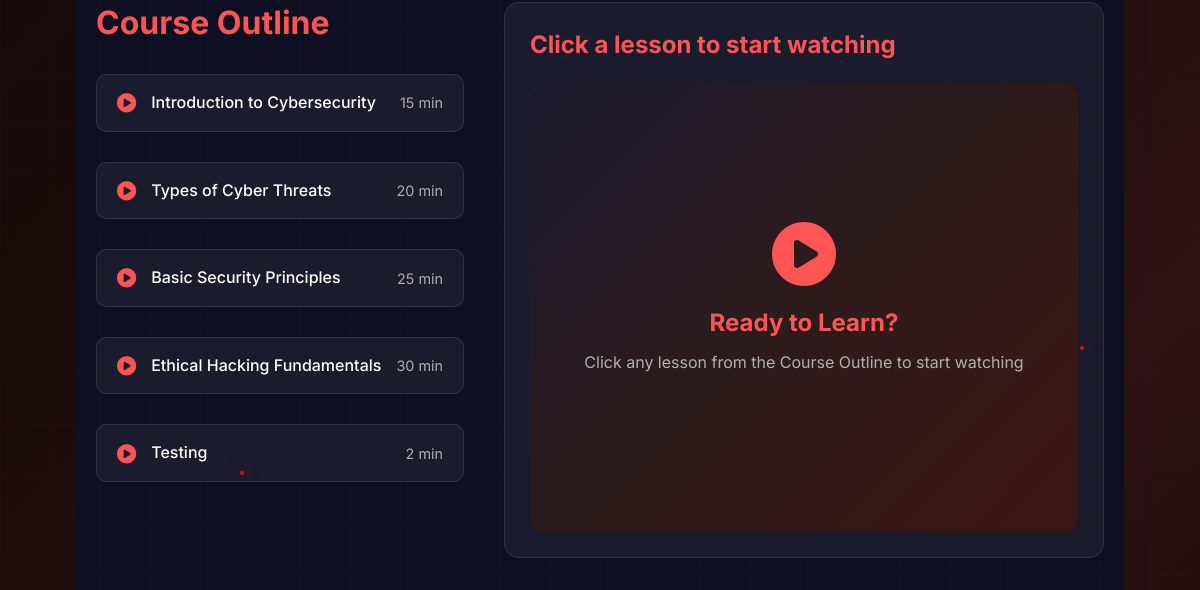
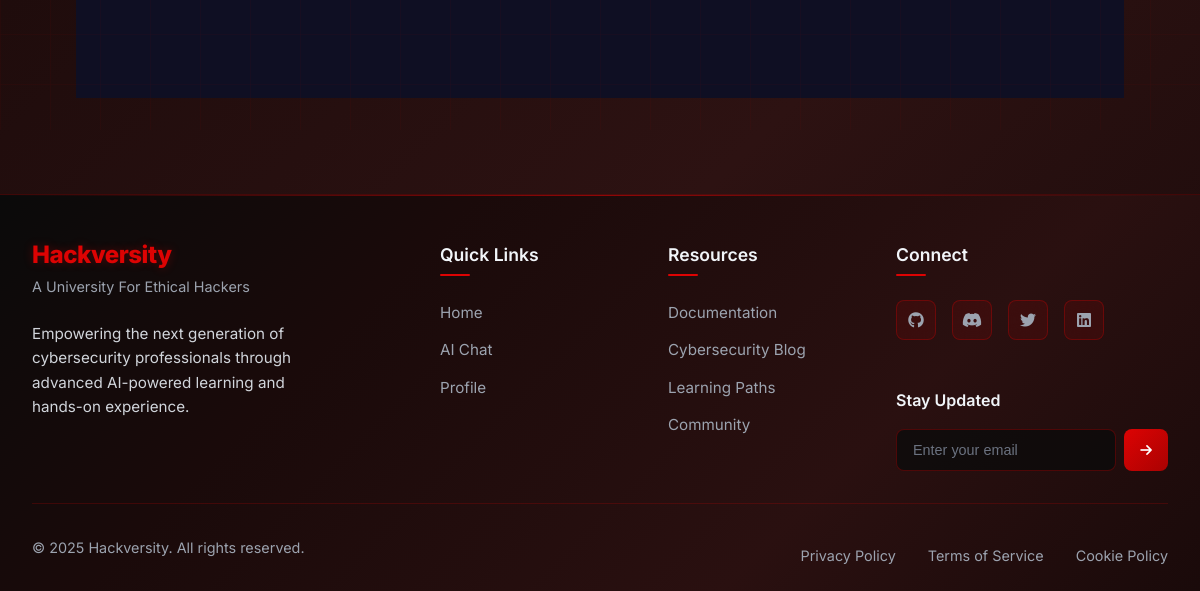
Before: /chat/learning/getting-started/ (signed in, lower part) with the older database file (2 pictures, top to bottom).
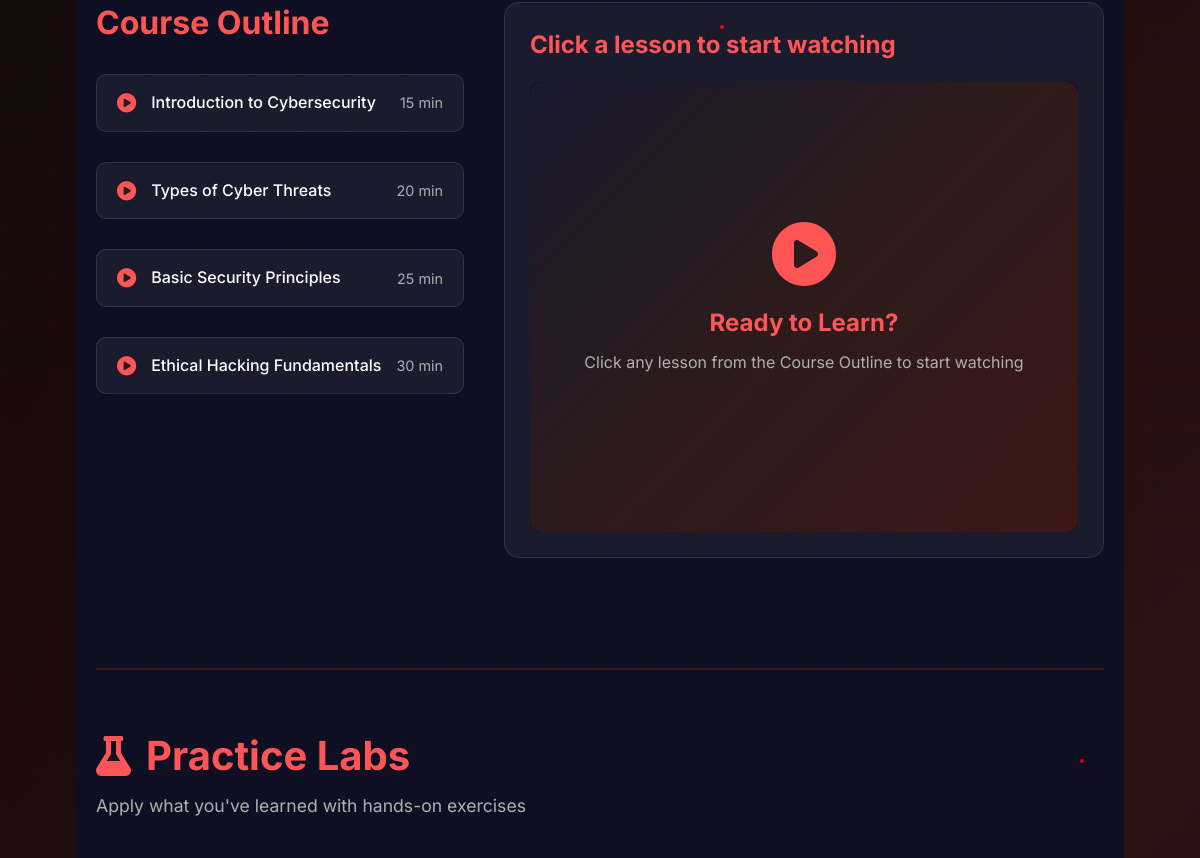
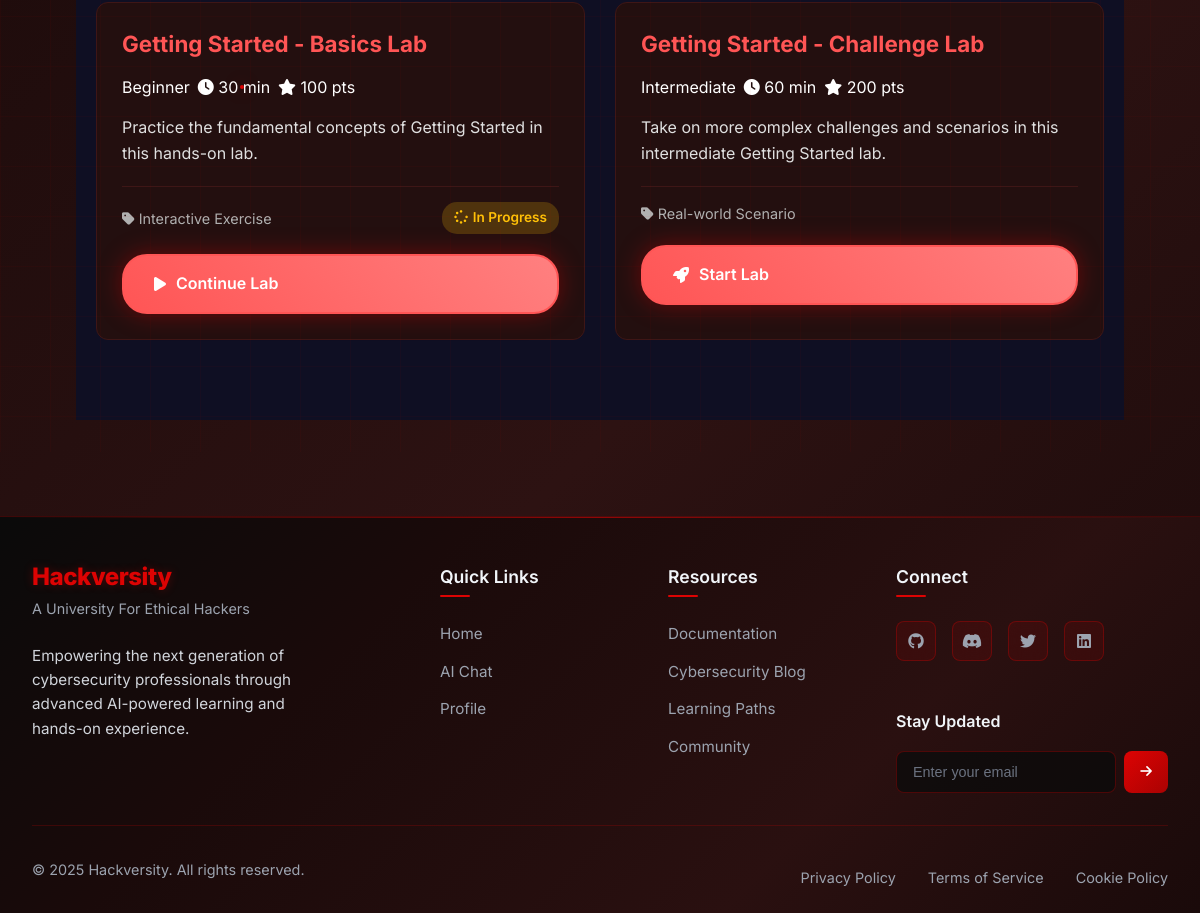
After: the same page with the newer database file (2 pictures, top to bottom).
### chat/models.py (models this page shows, shortened)
class LearningVideo(models.Model):
    module = models.ForeignKey(LearningModule, on_delete=models.CASCADE, related_name='videos')
    title = models.CharField(max_length=200)
    youtube_id = models.CharField(max_length=20, help_text="YouTube video ID (e.g., 'ePD7cLWkt-E')")
    duration_minutes = models.PositiveIntegerField(help_text="Duration in minutes")
    order = models.PositiveIntegerField(default=0)
    is_active = models.BooleanField(default=True)
    created_at = models.DateTimeField(auto_now_add=True)
    updated_at = models.DateTimeField(auto_now=True)
    class Meta:
        ordering = ['order', 'title']
        unique_together = ['module', 'order']

class PracticeLab(models.Model):
    DIFFICULTY_CHOICES = [
        ('beginner', 'Beginner'),
        ('intermediate', 'Intermediate'),
        ('advanced', 'Advanced'),
        ('expert', 'Expert'),
    ]
    LAB_TYPE_CHOICES = [
        ('interactive', 'Interactive Exercise'),
        ('ctf', 'Capture The Flag'),
        ('scenario', 'Real-world Scenario'),
        ('quiz', 'Knowledge Quiz'),
        ('coding', 'Coding Challenge'),
        ('network', 'Network Lab'),
        ('webapp', 'Web Application Lab'),
    ]
    module = models.ForeignKey(LearningModule, on_delete=models.CASCADE, related_name='practice_labs')
    title = models.CharField(max_length=200)
    slug = models.SlugField(max_length=200)
    description = models.TextField(help_text="Brief description of the lab")
    objectives = models.TextField(help_text="Learning objectives (one per line)")
    difficulty = models.CharField(max_length=20, choices=DIFFICULTY_CHOICES, default='beginner')
    lab_type = models.CharField(max_length=20, choices=LAB_TYPE_CHOICES, default='interactive')
    instructions = models.TextField(help_text="Step-by-step lab instructions")
    hints = models.TextField(blank=True, help_text="Hints for students (optional)")
    solution = models.TextField(blank=True, help_text="Lab solution/walkthrough (optional)")
    external_url = models.URLField(blank=True, help_text="External lab URL (e.g., TryHackMe, HackTheBox)")
    tools_required = models.TextField(blank=True, help_text="Required tools (one per line)")
    estimated_time_minutes = models.PositiveIntegerField(default=30, help_text="Estimated completion time")
    points = models.PositiveIntegerField(default=10, help_text="Points awarded for completion")
    order = models.PositiveIntegerField(default=0)
    is_active = models.BooleanField(default=True)
    is_premium = models.BooleanField(default=False, help_text="Requires premium access")
    created_at = models.DateTimeField(auto_now_add=True)
    updated_at = models.DateTimeField(auto_now=True)
    class Meta:
        ordering = ['module', 'order', 'title']
        unique_together = ['module', 'slug']
        indexes = [
            models.Index(fields=['module', 'is_active']),
            models.Index(fields=['difficulty']),
            models.Index(fields=['lab_type']),
        ]
    @property
    def difficulty_badge_color(self):
        colors = {
            'beginner': 'success',
            'intermediate': 'warning',
            'advanced': 'danger',
            'expert': 'dark',
        }
        return colors.get(self.difficulty, 'secondary')

### chat/views.py (the view)
# urls.py: path('learning/<slug:slug>/', views.module_detail, name='module_detail'),
@login_required
def module_detail(request, slug):
    module = get_object_or_404(LearningModule, slug=slug, is_active=True)
    videos = module.videos.filter(is_active=True).order_by('order')
    practice_labs = module.practice_labs.filter(is_active=True).order_by('order')
    user_completions = {}
    if request.user.is_authenticated:
        completions = LabCompletion.objects.filter(
            user=request.user,
            lab__in=practice_labs
        ).select_related('lab')
        user_completions = {comp.lab.id: comp for comp in completions}
    video_titles = {video.youtube_id: video.title for video in videos}
    context = {
        'module': module,
        'module_title': module.title,
        'module_description': module.description,
        'module_icon': module.icon,
        'videos': videos,
        'practice_labs': practice_labs,
        'user_completions': user_completions,
        'video_titles_json': json.dumps(video_titles)
    }
    return render(request, 'learning/module_detail.html', context)

### accounts/models.py (called while the page is built)
    def get_full_name(self):
        return f"{self.first_name} {self.last_name}".strip() or self.username

    def get_avatar_url(self):
        if self.avatar and hasattr(self.avatar, 'url'):
            return self.avatar.url
        return None

    def get_initials(self):
        if self.first_name and self.last_name:
            return f"{self.first_name[0]}{self.last_name[0]}".upper()
        elif self.first_name:
            return self.first_name[0].upper()
        else:
            return self.username[0].upper() if self.username else "U"

### chat/templatetags/custom_filters.py (called while the page is built)
@register.filter
def lookup(dictionary, key):
    if dictionary is None:
        return None
    return dictionary.get(key)

### chat/templatetags/safe_static.py (called while the page is built)
@register.simple_tag
def safe_static_or_default(path, default=''):
    try:
        url = staticfiles_storage.url(path)
        return url
    except (ValueError, FileNotFoundError, Exception):
        return default

### templates/learning/module_detail.html (shortened to what the changed rows need)
{% extends "base.html" %}
{% load custom_filters %}
{% block content %}
<div class="module-detail-container">
    <section class="module-content">
        <div class="container">
            <div class="content-grid">
                <div class="course-outline">
                    <h2>Course Outline</h2>
                    <div class="lesson-list">
                        {% for video in videos %}
                            <div class="lesson-item" onclick="playVideo('{{ video.youtube_id }}')">
                                <i class="fas fa-play-circle"></i>
                                <span>{{ video.title }}</span>
                                <span class="duration">{{ video.duration_minutes }} min</span>
                            </div>
                        {% empty %}
                            <div class="lesson-item no-videos">
                                <i class="fas fa-info-circle"></i>
                                <span>No videos available yet. Admin can add videos from the Django admin panel.</span>
                            </div>
                        {% endfor %}
                    </div>
                </div>
                </div>
            </div>
            {% if practice_labs %}
            <div class="practice-labs-section" id="practiceLabsSection">
                <h2><i class="fas fa-flask"></i> Practice Labs</h2>
                <p class="section-description">Apply what you've learned with hands-on exercises</p>
                <div class="labs-grid">
                    {% for lab in practice_labs %}
                    <div class="lab-card">
                        <div class="lab-header">
                            <h3>{{ lab.title }}</h3>
                            <div class="lab-badges">
                                <span class="badge badge-{{ lab.difficulty_badge_color }}">
                                    {{ lab.get_difficulty_display }}
                                </span>
                                <span class="badge badge-secondary">
                                    <i class="fas fa-clock"></i> {{ lab.estimated_time_minutes }} min
                                </span>
                                <span class="badge badge-success">
                                    <i class="fas fa-star"></i> {{ lab.points }} pts
                                </span>
                            </div>
                        </div>
                        <p class="lab-description">{{ lab.description|truncatewords:30 }}</p>
                        <div class="lab-meta">
                            <span class="lab-type">
                                <i class="fas fa-tag"></i> {{ lab.get_lab_type_display }}
                            </span>
                            {% if user.is_authenticated and lab.id in user_completions %}
                                {% with completion=user_completions|lookup:lab.id %}
                                    {% if completion.is_completed %}
                                    <span class="lab-status completed">
                                        <i class="fas fa-check-circle"></i> Completed
                                    </span>
                                    {% else %}
                                    <span class="lab-status in-progress">
                                        <i class="fas fa-spinner"></i> In Progress
                                    </span>
                                    {% endif %}
                                {% endwith %}
                            {% endif %}
                        </div>
                        <a href="{% url 'chat:lab_detail' module.slug lab.slug %}" class="btn btn-primary btn-block">
                            {% with completion=user_completions|lookup:lab.id %}
                                {% if completion and completion.is_completed %}
                                    <i class="fas fa-eye"></i> Review Lab
                                {% elif completion %}
                                    <i class="fas fa-play"></i> Continue Lab
                                {% else %}
                                    <i class="fas fa-rocket"></i> Start Lab
                                {% endif %}
                            {% endwith %}
                        </a>
                    </div>
                    {% endfor %}
                </div>
            </div>
            {% endif %}
        </div>
{% endblock %}

Changed rows visible on the page:
no longer on this page (row edited): LearningVideo: title "Testing", duration_minutes "2"
added PracticeLab: title "Getting Started - Basics Lab", difficulty "Beginner", estimated_time_minutes "30", points "100", description "Practice the fundamental concepts of Getting Started in this hands-on lab.", lab_type "Interactive Exercise", shows "In Progress", shows "Continue Lab"
added PracticeLab: title "Getting Started - Challenge Lab", difficulty "Intermediate", estimated_time_minutes "60", points "200", description "Take on more complex challenges and scenarios in this intermediate Getting Started lab.", lab_type "Real-world Scenario", shows "Start Lab"
Other visible differences:
text now shown: "Practice Labs Apply what you've learned with hands-on exercises"
